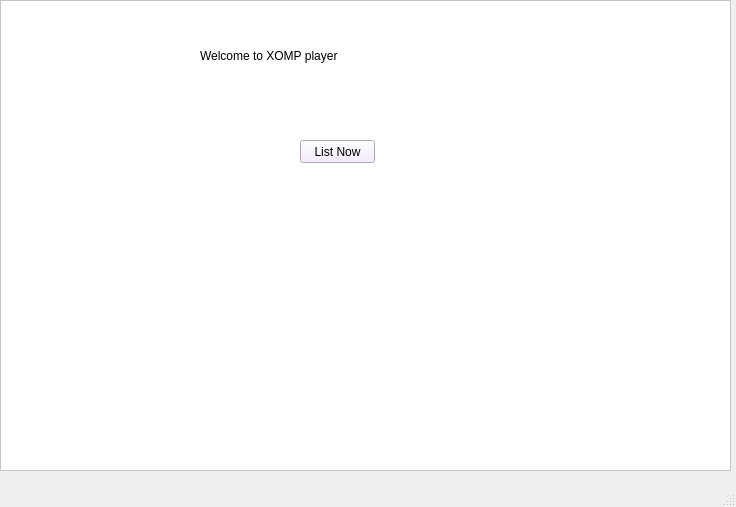
<?xml version="1.0" encoding="UTF-8"?>
<ui version="4.0">
 <class>MainWindow</class>
 <widget class="QMainWindow" name="MainWindow">
  <property name="geometry">
   <rect>
    <x>0</x>
    <y>0</y>
    <width>736</width>
    <height>507</height>
   </rect>
  </property>
  <property name="windowTitle">
   <string>MainWindow</string>
  </property>
  <widget class="QWidget" name="centralwidget">
   <widget class="QFrame" name="musicontrollerframe">
    <property name="geometry">
     <rect>
      <x>0</x>
      <y>360</y>
      <width>731</width>
      <height>101</height>
     </rect>
    </property>
    <property name="styleSheet">
     <string notr="true">background-color: rgb(205, 251, 255);
background-color: rgb(217, 239, 255);</string>
    </property>
    <property name="frameShape">
     <enum>QFrame::StyledPanel</enum>
    </property>
    <property name="frameShadow">
     <enum>QFrame::Raised</enum>
    </property>
    <widget class="QSlider" name="horizontalSlider">
     <property name="geometry">
      <rect>
       <x>20</x>
       <y>10</y>
       <width>691</width>
       <height>22</height>
      </rect>
     </property>
     <property name="orientation">
      <enum>Qt::Horizontal</enum>
     </property>
    </widget>
    <widget class="QPushButton" name="shufflebtn">
     <property name="geometry">
      <rect>
       <x>80</x>
       <y>30</y>
       <width>75</width>
       <height>51</height>
      </rect>
     </property>
     <property name="styleSheet">
      <string notr="true">background-color: rgb(10, 169, 255);</string>
     </property>
     <property name="text">
      <string/>
     </property>
    </widget>
    <widget class="QPushButton" name="previousbtn">
     <property name="geometry">
      <rect>
       <x>190</x>
       <y>30</y>
       <width>75</width>
       <height>51</height>
      </rect>
     </property>
     <property name="styleSheet">
      <string notr="true">background-color: rgb(10, 169, 255);</string>
     </property>
     <property name="text">
      <string/>
     </property>
    </widget>
    <widget class="QPushButton" name="playpausebtn">
     <property name="geometry">
      <rect>
       <x>300</x>
       <y>30</y>
       <width>75</width>
       <height>51</height>
      </rect>
     </property>
     <property name="styleSheet">
      <string notr="true">background-color: rgb(10, 169, 255);</string>
     </property>
     <property name="text">
      <string/>
     </property>
    </widget>
    <widget class="QPushButton" name="nextbtn">
     <property name="geometry">
      <rect>
       <x>410</x>
       <y>30</y>
       <width>75</width>
       <height>51</height>
      </rect>
     </property>
     <property name="styleSheet">
      <string notr="true">background-color: rgb(10, 169, 255);</string>
     </property>
     <property name="text">
      <string/>
     </property>
    </widget>
    <widget class="QPushButton" name="repeatbtn">
     <property name="geometry">
      <rect>
       <x>520</x>
       <y>30</y>
       <width>75</width>
       <height>51</height>
      </rect>
     </property>
     <property name="styleSheet">
      <string notr="true">background-color: rgb(10, 169, 255);</string>
     </property>
     <property name="text">
      <string/>
     </property>
    </widget>
    <widget class="QLabel" name="songcurrentduration">
     <property name="geometry">
      <rect>
       <x>10</x>
       <y>40</y>
       <width>31</width>
       <height>16</height>
      </rect>
     </property>
     <property name="text">
      <string>00:00</string>
     </property>
    </widget>
    <widget class="QLabel" name="songtotalduration">
     <property name="geometry">
      <rect>
       <x>680</x>
       <y>40</y>
       <width>31</width>
       <height>16</height>
      </rect>
     </property>
     <property name="text">
      <string>00:00</string>
     </property>
    </widget>
   </widget>
   <widget class="QFrame" name="playlistframe">
    <property name="geometry">
     <rect>
      <x>480</x>
      <y>0</y>
      <width>241</width>
      <height>361</height>
     </rect>
    </property>
    <property name="styleSheet">
     <string notr="true">background-color: rgb(217, 242, 255);</string>
    </property>
    <property name="frameShape">
     <enum>QFrame::StyledPanel</enum>
    </property>
    <property name="frameShadow">
     <enum>QFrame::Raised</enum>
    </property>
    <widget class="QTableWidget" name="playlisttable">
     <property name="geometry">
      <rect>
       <x>20</x>
       <y>40</y>
       <width>211</width>
       <height>321</height>
      </rect>
     </property>
     <property name="styleSheet">
      <string notr="true">font: 7pt &quot;MS Shell Dlg 2&quot;;
background-color: rgb(96, 208, 255);
font: 10pt &quot;MS Shell Dlg 2&quot;;</string>
     </property>
     <column>
      <property name="text">
       <string>song Name</string>
      </property>
     </column>
     <column>
      <property name="text">
       <string>Action</string>
      </property>
     </column>
    </widget>
    <widget class="QLabel" name="playlistheading">
     <property name="geometry">
      <rect>
       <x>100</x>
       <y>10</y>
       <width>71</width>
       <height>21</height>
      </rect>
     </property>
     <property name="styleSheet">
      <string notr="true">font: 75 11pt &quot;MS Shell Dlg 2&quot;;</string>
     </property>
     <property name="text">
      <string>PLAYLIST</string>
     </property>
    </widget>
   </widget>
   <widget class="QFrame" name="currentlyplayingframe">
    <property name="geometry">
     <rect>
      <x>-1</x>
      <y>-1</y>
      <width>201</width>
      <height>361</height>
     </rect>
    </property>
    <property name="styleSheet">
     <string notr="true">background-color: rgb(217, 242, 255);</string>
    </property>
    <property name="frameShape">
     <enum>QFrame::StyledPanel</enum>
    </property>
    <property name="frameShadow">
     <enum>QFrame::Raised</enum>
    </property>
    <widget class="QLabel" name="currentlyplayingheading">
     <property name="geometry">
      <rect>
       <x>30</x>
       <y>0</y>
       <width>161</width>
       <height>31</height>
      </rect>
     </property>
     <property name="styleSheet">
      <string notr="true">font: 75 11pt &quot;MS Shell Dlg 2&quot;;</string>
     </property>
     <property name="text">
      <string>CURRENTLY PLAYING</string>
     </property>
    </widget>
    <widget class="QLabel" name="currentlyplayingsong">
     <property name="geometry">
      <rect>
       <x>30</x>
       <y>40</y>
       <width>161</width>
       <height>31</height>
      </rect>
     </property>
     <property name="styleSheet">
      <string notr="true">font: 75 11pt &quot;MS Shell Dlg 2&quot;;</string>
     </property>
     <property name="text">
      <string>-</string>
     </property>
    </widget>
   </widget>
   <widget class="QFrame" name="songlistframe">
    <property name="geometry">
     <rect>
      <x>199</x>
      <y>0</y>
      <width>281</width>
      <height>361</height>
     </rect>
    </property>
    <property name="styleSheet">
     <string notr="true">background-color: rgb(217, 242, 255);</string>
    </property>
    <property name="frameShape">
     <enum>QFrame::StyledPanel</enum>
    </property>
    <property name="frameShadow">
     <enum>QFrame::Raised</enum>
    </property>
    <widget class="QListWidget" name="songactiontable">
     <property name="geometry">
      <rect>
       <x>10</x>
       <y>40</y>
       <width>171</width>
       <height>311</height>
      </rect>
     </property>
     <property name="styleSheet">
      <string notr="true">background-color: rgb(96, 208, 255);</string>
     </property>
    </widget>
    <widget class="QListWidget" name="songstable">
     <property name="geometry">
      <rect>
       <x>200</x>
       <y>41</y>
       <width>81</width>
       <height>311</height>
      </rect>
     </property>
     <property name="styleSheet">
      <string notr="true">background-color: rgb(96, 208, 255);</string>
     </property>
    </widget>
    <widget class="QLabel" name="featuredsongsheading">
     <property name="geometry">
      <rect>
       <x>90</x>
       <y>10</y>
       <width>141</width>
       <height>20</height>
      </rect>
     </property>
     <property name="styleSheet">
      <string notr="true">font: 75 11pt &quot;MS Shell Dlg 2&quot;;</string>
     </property>
     <property name="text">
      <string>FEATURED SONGS</string>
     </property>
    </widget>
   </widget>
   <widget class="QFrame" name="splashscreenframe">
    <property name="geometry">
     <rect>
      <x>0</x>
      <y>0</y>
      <width>731</width>
      <height>471</height>
     </rect>
    </property>
    <property name="styleSheet">
     <string notr="true">background-color: rgb(255, 255, 255);</string>
    </property>
    <property name="frameShape">
     <enum>QFrame::StyledPanel</enum>
    </property>
    <property name="frameShadow">
     <enum>QFrame::Raised</enum>
    </property>
    <widget class="QLabel" name="welcomelable">
     <property name="geometry">
      <rect>
       <x>200</x>
       <y>40</y>
       <width>311</width>
       <height>31</height>
      </rect>
     </property>
     <property name="styleSheet">
      <string notr="true">font: 75 20pt &quot;Mongolian Baiti&quot;;</string>
     </property>
     <property name="text">
      <string>Welcome to XOMP player</string>
     </property>
    </widget>
    <widget class="QPushButton" name="listnowbtn">
     <property name="geometry">
      <rect>
       <x>300</x>
       <y>140</y>
       <width>75</width>
       <height>23</height>
      </rect>
     </property>
     <property name="styleSheet">
      <string notr="true">font: 75 12pt &quot;MS Shell Dlg 2&quot;;
background-color: rgb(245, 230, 255);</string>
     </property>
     <property name="text">
      <string>List Now</string>
     </property>
    </widget>
    <widget class="QLabel" name="imagelabel">
     <property name="geometry">
      <rect>
       <x>130</x>
       <y>250</y>
       <width>441</width>
       <height>191</height>
      </rect>
     </property>
     <property name="text">
      <string/>
     </property>
    </widget>
   </widget>
  </widget>
  <widget class="QMenuBar" name="menubar">
   <property name="geometry">
    <rect>
     <x>0</x>
     <y>0</y>
     <width>736</width>
     <height>21</height>
    </rect>
   </property>
  </widget>
  <widget class="QStatusBar" name="statusbar"/>
 </widget>
 <resources/>
 <connections/>
</ui>
